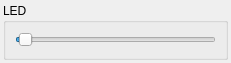
<?xml version="1.0" encoding="UTF-8"?>
<ui version="4.0">
 <class>W222VideoLed</class>
 <widget class="QWidget" name="W222VideoLed">
  <property name="geometry">
   <rect>
    <x>0</x>
    <y>0</y>
    <width>231</width>
    <height>63</height>
   </rect>
  </property>
  <property name="windowTitle">
   <string>Form</string>
  </property>
  <layout class="QHBoxLayout" name="horizontalLayout">
   <property name="spacing">
    <number>3</number>
   </property>
   <property name="leftMargin">
    <number>3</number>
   </property>
   <property name="topMargin">
    <number>3</number>
   </property>
   <property name="rightMargin">
    <number>3</number>
   </property>
   <property name="bottomMargin">
    <number>3</number>
   </property>
   <item>
    <widget class="QGroupBox" name="pLEDGBox">
     <property name="maximumSize">
      <size>
       <width>16777215</width>
       <height>220</height>
      </size>
     </property>
     <property name="title">
      <string>LED</string>
     </property>
     <layout class="QHBoxLayout" name="horizontalLayout_2">
      <item>
       <widget class="QSlider" name="pLEDHSlider">
        <property name="minimum">
         <number>-1</number>
        </property>
        <property name="maximum">
         <number>60</number>
        </property>
        <property name="singleStep">
         <number>10</number>
        </property>
        <property name="orientation">
         <enum>Qt::Horizontal</enum>
        </property>
       </widget>
      </item>
     </layout>
    </widget>
   </item>
  </layout>
 </widget>
 <resources/>
 <connections/>
</ui>
